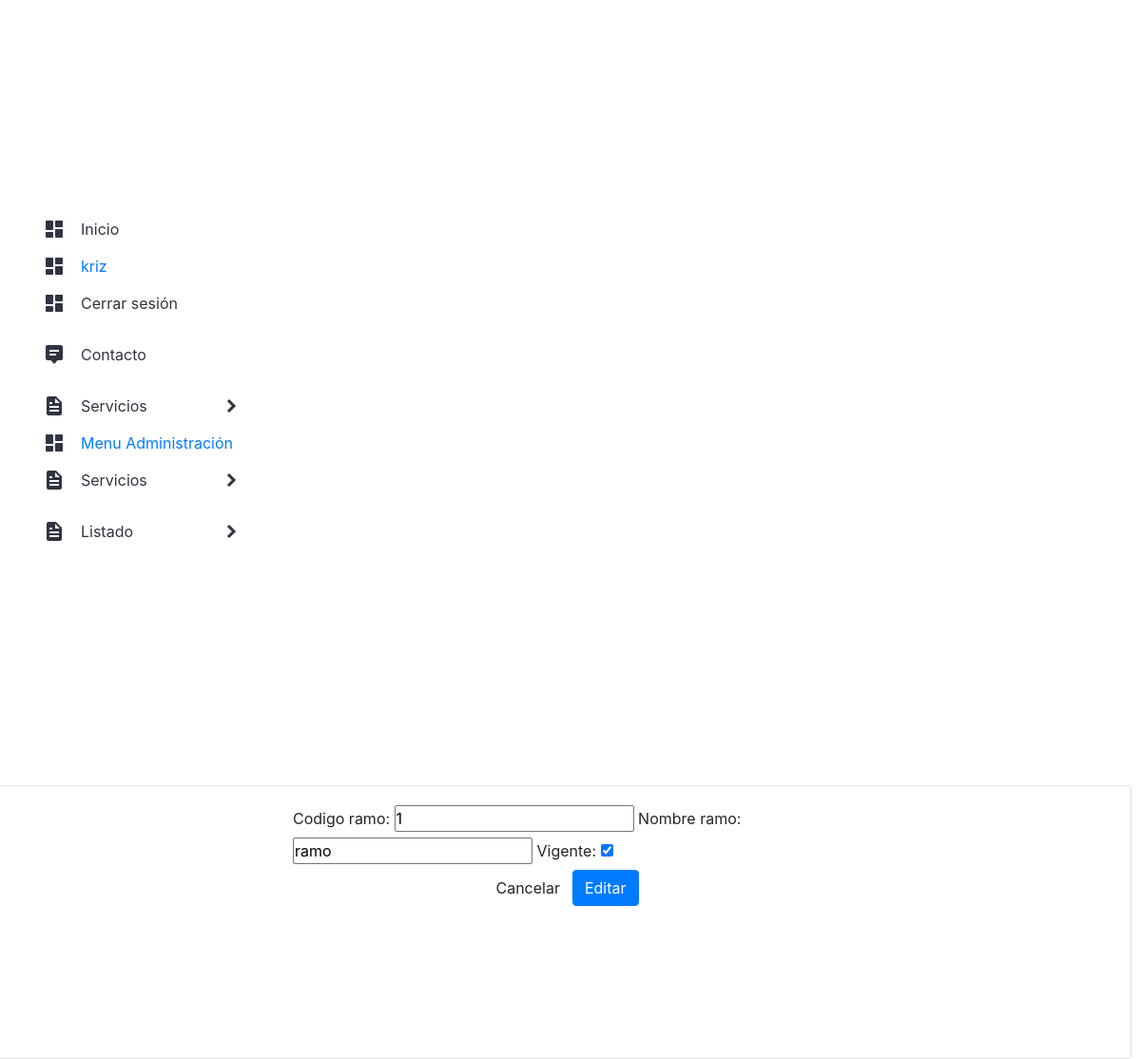
The page /modificar_ramos/2/ (signed in) on the database its author committed.
### app/models.py (models this page shows, shortened)
class Ramo (models.Model):
    codigo_ramo = models.CharField(max_length=255)
    nombre_ramo = models.CharField(max_length=255)
    vigente = models.BooleanField()

### app/views.py (the view, shortened to what this page needs)
# urls.py: path('modificar_ramos/<id>/', modificar_ramos, name="modificar_ramos"),
@login_required
def modificar_ramos(request, id):
    ramos = get_object_or_404(Ramo, id=id)
    data={
        'form': RamoForm(instance=ramos)
    }
    return render(request, 'app/productos/modificar_ramos.html', data)

### app/forms.py
class RamoForm(forms.ModelForm):
    class Meta:
        model = Ramo
        fields = '__all__'

### app/templates/app/productos/modificar_ramos.html (shortened to what this page needs)
{% extends 'app/base.html' %}
{% block contenido %}
<div class="card">
    <div class="card-body">
        <div class="row">
            <div class="col-12 col-md-6 offset-md-3">
                <form action="" method="post">
                    {{form}}
                    <div class="d-flex justify-content-center">
                        <input type="reset" value="Cancelar" class="btn btn-secundary">
                        <input type="submit" value="Editar" class="btn btn-primary">
                    </div>
                </form>
            </div>
        </div>
    </div>
</div>
{% endblock %}

### app/templates/app/base.html (shortened to what this page needs)
<!DOCTYPE html>
<html lang="es">
<head>
    {% load static %}
    <link rel="stylesheet" href="{% static 'app/css/styles.css' %}">
    <link rel="stylesheet" href="https://cdn.jsdelivr.net/npm/bootstrap@4.5.3/dist/css/bootstrap.min.css">
</head>
<body>
    <nav class="nav">
        <ul class="list">
            <li class="list__item">
                <div class="list__button">
                    <img src="{% static 'app/assets/dashboard.svg' %}" class="list__img">
                    <a href="{% url 'Index' %}" class="nav__link">Inicio</a>
                </div>
            </li>
            <li class="list__item">
                <div class="list__button">
                    <img src="{% static 'app/assets/dashboard.svg' %}" class="list__img">
                    <a href="#" class="nav_link">{{ user.username }}</a>
                </div>
            </li>
            <li class="list__item">
                <div class="list__button">
                    <img src="{% static 'app/assets/dashboard.svg' %}" class="list__img">
                    <a href="{% url 'logout' %}" class="nav__link">Cerrar sesión</a>
                </div>
            </li>
            <li class="list__item">
                <div class="list__button">
                    <img src="{% static 'app/assets/message.svg' %}" class="list__img">
                    <a href="{% url 'Contacto' %}" class="nav__link">Contacto</a>
                </div>
            </li>
            {% if user.is_authenticated %}
            <li class="list__item list__item--click">
                <div class="list__button list__button--click">
                    <img src="{% static 'app/assets/docs.svg' %}" class="list__img">
                    <a href="#" class="nav__link">Servicios</a>
                    <img src="{% static 'app/assets/arrow.svg' %}" class="list__arrow">
                </div>
                </li>
            {% if user.is_staff %}
            <li class="list__item">
                <div class="list__button">
                    <img src="{% static 'app/assets/dashboard.svg' %}" class="list__img">
                    <a href="{% url 'menuadmin' %}" class="nav_link">Menu Administración</a>
                </div>
            </li>
            <li class="list__item list__item--click">
                <div class="list__button list__button--click">
                    <img src="{% static 'app/assets/docs.svg' %}" class="list__img">
                    <a href="#" class="nav__link">Servicios</a>
                    <img src="{% static 'app/assets/arrow.svg' %}" class="list__arrow">
                </div>
                </li>
                <li class="list__item list__item--click">
                    <div class="list__button list__button--click">
                        <img src="{% static 'app/assets/docs.svg' %}" class="list__img">
                        <a href="#" class="nav__link">Listado</a>
                        <img src="{% static 'app/assets/arrow.svg' %}" class="list__arrow">
                    </div>
                </li>
            {% endif %}
            {% endif%}
        </ul>
    </nav>
    {% block contenido %}
    {% endblock %}
</body>
</html>

### app/static/app/css/styles.css (style rules this page uses)
* { margin: 0; padding: 0; box-sizing: border-box; }
body { background: #EAEBEF; font-family: 'Poppins', sans-serif; background-image: url(https://espaciocubierto.com/wp-content/uploads/2020/02/Fachada-UCM-7.jpeg); background-repeat: no-repeat; background-attachment: fixed; background-size: cover; height: 20em; }
.nav { width: 300px; }
.nav__link { color: #303440; display: block; padding: 15px 0; text-decoration: none; }
.list { width: 100%; height: 100vh; display: flex; justify-content: center; flex-direction: column; border-radius: 0 16px 16px 0; background: #fff; }
.list__item { list-style: none; width: 100%; text-align: center; overflow: hidden; }
.list__item--click { cursor: pointer; }
.list__button { display: flex; align-items: center; gap: 1em; width: 70%; margin: 0 auto; }
.list__arrow { margin-left: auto; transition: transform .3s; }
.card { display: block; padding: auto; margin: 10px 0 0 -10px; width: 100%; height: 90%; }

### rows shown on the page
Ramo: codigo_ramo "1", nombre_ramo "ramo", vigente "☑"

### other values the page prints
{{ user.username }} "kriz"
